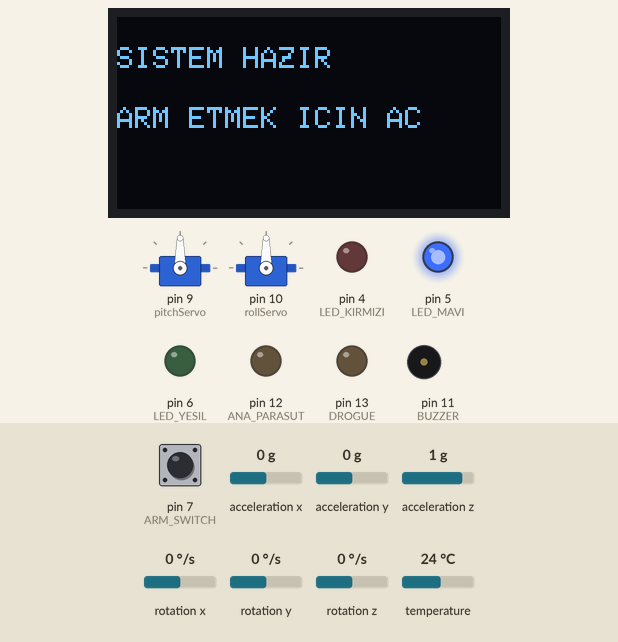
A sketch run on a simulated Arduino Mega 2560, built with avr-gcc and run on an emulated ATmega2560. Parts: 2 × servo, 128×64 one-colour display, output pins drawn as LEDs (lit = HIGH), buzzer (waves = sounding). The inputs (shaded band) are chosen by the test bench; at power-on: pin 7 (ARM_SWITCH) HIGH, acceleration x 0 g, acceleration y 0 g, acceleration z 1 g, rotation x 0 °/s, rotation y 0 °/s, rotation z 0 °/s, temperature 24 °C. Storage starts empty; what the sketch prints to the serial monitor is not drawn.

Above: at 2.7 s.
2.8 s: pin 7 (ARM_SWITCH) pulled LOW for 1 s
At 3.12 s:
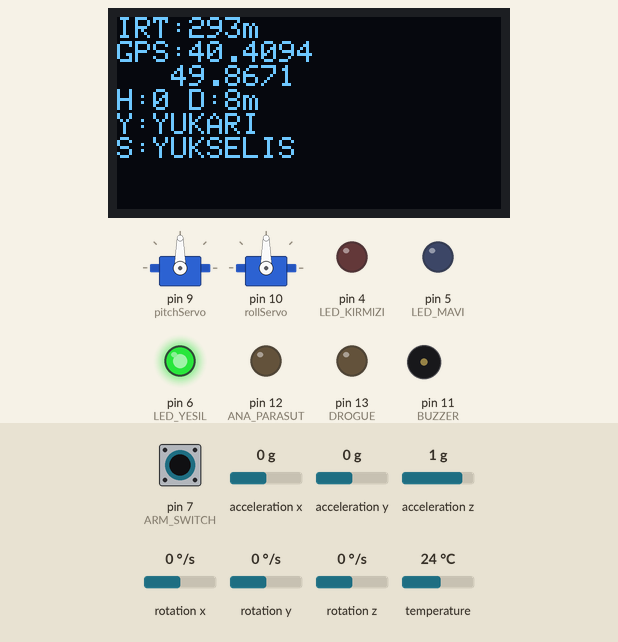
5.3 s: pin 7 (ARM_SWITCH) pulled LOW for 3.2 s
At 7.54 s:
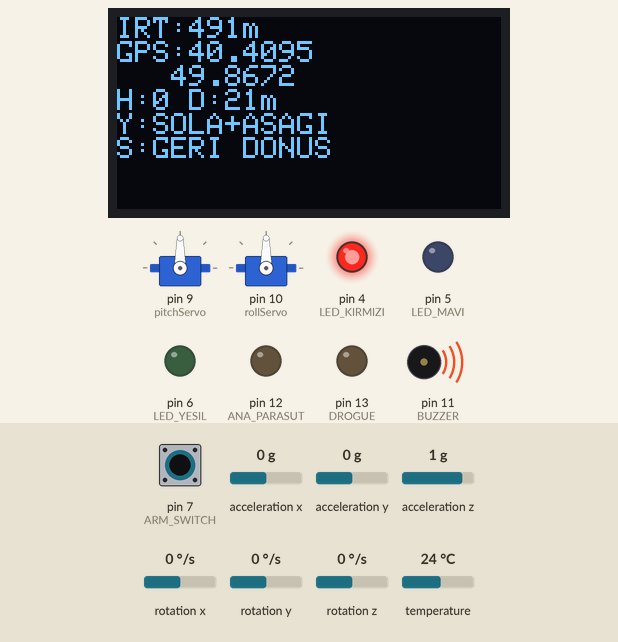
At 7.97 s:
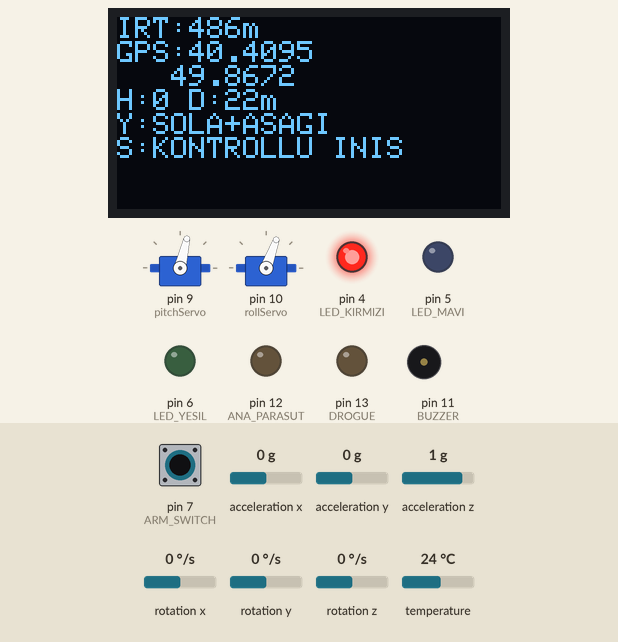
Timing chart, 0 to 10.1 s (numbered marks = the images above; inputs shaded):
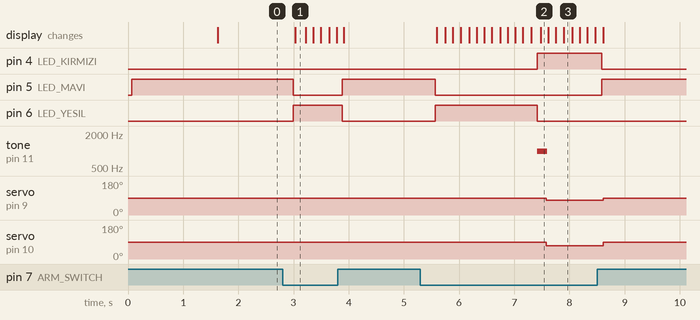

The sketch:

xe7_flight_computer.ino
```cpp
#include <Servo.h>

#include <Wire.h>

#include <SPI.h>

#include <SD.h>

#include <Adafruit_GFX.h>

#include <Adafruit_SSD1306.h>

#include <Adafruit_MPU6050.h>

#include <Adafruit_Sensor.h>

// =====================================================

// DONANIM

// =====================================================

#define SCREEN_WIDTH 128

#define SCREEN_HEIGHT 64

#define OLED_RESET -1

Adafruit_SSD1306 display(SCREEN_WIDTH, SCREEN_HEIGHT, &Wire, OLED_RESET);

Adafruit_MPU6050 mpu;

Servo pitchServo;

Servo rollServo;

// Pinler - DEVRE DEĞİŞMİYOR

const int LED_MAVI = 5;

const int LED_YESIL = 6;

const int LED_KIRMIZI = 4;

const int BUZZER = 11;

const int ANA_PARASUT = 12;

const int DROGUE = 13;

const int ARM_SWITCH = 7;

const int SD_CS = 53;

// =====================================================

// UÇUŞ PARAMETRELERİ

// =====================================================

const float MAX_IRTIFA = 492.0;

const unsigned long APOGEE_ZAMANI = 7360;

const unsigned long INIS_ZAMANI = 47600;

const float KONTROLLU_INIS_IRTIFA = 150.0;

// Wokwi için basit ulaşılabilirlik katsayısı

const float ERISIM_KATSAYISI = 0.15;

// =====================================================

// GPS

// =====================================================

const float BASLANGIC_LAT = 40.4093;

const float BASLANGIC_LNG = 49.8671;

float gpsLat = BASLANGIC_LAT;

float gpsLng = BASLANGIC_LNG;

// =====================================================

// GÜVENLİ HEDEFLER

// =====================================================

// Hedef 0 = fırlatma alanı

// Hedef 1 = güvenli alternatif A

// Hedef 2 = güvenli alternatif B

//

// Bunlar sadece Wokwi simülasyon koordinatlarıdır.

const int HEDEF_SAYISI = 3;

float hedefLat[HEDEF_SAYISI] = {

  40.4093,

  40.4098,

  40.4088

};

float hedefLng[HEDEF_SAYISI] = {

  49.8671,

  49.8675,

  49.8667

};

bool hedefGuvenli[HEDEF_SAYISI] = {

  true,

  true,

  true

};

// =====================================================

// SİSTEM DEĞİŞKENLERİ

// =====================================================

int secilenHedef = 0;

float hedefMesafe = 0;

float ulasilabilirMesafe = 0;

String durum = "HAZIR";

String yon = "DUZ";

bool apogee = false;

bool inisTamamlandi = false;

bool geriDonusMumkun = false;

bool alternatifHedef = false;

bool sdHazir = false;

unsigned long sonLog = 0;
bool csvHeaderPrinted = false;

// =====================================================

// IMU

// =====================================================

float ivmeX = 0;

float ivmeY = 0;

float ivmeZ = 0;

float toplamIvme = 0;

// =====================================================

// MESAFE

// =====================================================

float mesafeHesapla(

  float lat1,

  float lng1,

  float lat2,

  float lng2

) {

  float dLat = (lat2 - lat1) * 111000.0;

  float dLng = (lng2 - lng1) * 111000.0;

  return sqrt(

    dLat * dLat +

    dLng * dLng

  );

}

// =====================================================

// GPS SİMÜLASYONU

// =====================================================

void gpsGuncelle(unsigned long zaman) {

  float p =

    zaman / (float)INIS_ZAMANI;

  if (p > 1.0)

    p = 1.0;

  // Kontrollü yatay hareket simülasyonu

  gpsLat =

    BASLANGIC_LAT + 0.0010 * p;

  gpsLng =

    BASLANGIC_LNG + 0.0007 * p;

}

// =====================================================

// IMU OKU

// =====================================================

void imuOku() {

  sensors_event_t a;

  sensors_event_t g;

  sensors_event_t temp;

  mpu.getEvent(

    &a,

    &g,

    &temp

  );

  ivmeX = a.acceleration.x;

  ivmeY = a.acceleration.y;

  ivmeZ = a.acceleration.z;

  toplamIvme =

    sqrt(

      ivmeX * ivmeX +

      ivmeY * ivmeY +

      ivmeZ * ivmeZ

    );

}

// =====================================================

// LED KONTROL

// =====================================================

void ledleriAyarla(

  bool mavi,

  bool yesil,

  bool kirmizi

) {

  digitalWrite(LED_MAVI, mavi);

  digitalWrite(LED_YESIL, yesil);

  digitalWrite(LED_KIRMIZI, kirmizi);

}

// =====================================================

// BUZZER

// =====================================================

void bip() {

  tone(BUZZER, 1000, 180);

}

// =====================================================

// PARAŞÜT ÇIKIŞLARINI KAPAT

// =====================================================

// Devrede pinler korunuyor.

// Yeni simülasyonda ana geri dönüş sistemi

// paraşüte dayanmıyor.

void kurtarmaCikislariniKapat() {

  digitalWrite(ANA_PARASUT, LOW);

  digitalWrite(DROGUE, LOW);

}

// =====================================================

// YÖN HESAPLA

// =====================================================

void yonHesapla() {

  float latFark =

    hedefLat[secilenHedef] - gpsLat;

  float lngFark =

    hedefLng[secilenHedef] - gpsLng;

  yon = "";

  if (lngFark > 0.00003)

    yon += "SAGA";

  else if (lngFark < -0.00003)

    yon += "SOLA";

  if (latFark > 0.00003) {

    if (yon.length() > 0)

      yon += "+";

    yon += "YUKARI";

  }

  else if (latFark < -0.00003) {

    if (yon.length() > 0)

      yon += "+";

    yon += "ASAGI";

  }

  if (yon.length() == 0)

    yon = "HEDEF UZERINDE";

}

// =====================================================

// EN UYGUN ALTERNATİF HEDEF

// =====================================================

void alternatifHedefSec(

  float irtifa

) {

  ulasilabilirMesafe =

    irtifa * ERISIM_KATSAYISI;

  float enKisa = 999999;

  int bulunanHedef = -1;

  for (

    int i = 1;

    i < HEDEF_SAYISI;

    i++

  ) {

    if (!hedefGuvenli[i])

      continue;

    float mesafe =

      mesafeHesapla(

        gpsLat,

        gpsLng,

        hedefLat[i],

        hedefLng[i]

      );

    if (

      mesafe <= ulasilabilirMesafe &&

      mesafe < enKisa

    ) {

      enKisa = mesafe;

      bulunanHedef = i;

    }

  }

  if (bulunanHedef >= 0) {

    secilenHedef =

      bulunanHedef;

    hedefMesafe =

      enKisa;

    alternatifHedef = true;

    durum =

      "ALTERNATIF HEDEF";

  }

  else {

    // Güvenli alternatif bulunamazsa

    // en yakın güvenli bölge seçilir.

    float enYakin = 999999;

    for (

      int i = 1;

      i < HEDEF_SAYISI;

      i++

    ) {

      if (!hedefGuvenli[i])

        continue;

      float d =

        mesafeHesapla(

          gpsLat,

          gpsLng,

          hedefLat[i],

          hedefLng[i]

        );

      if (d < enYakin) {

        enYakin = d;

        secilenHedef = i;

      }

    }

    hedefMesafe =

      enYakin;

    alternatifHedef = true;

    durum =

      "GUVENLI BOLGE";

  }

}

// =====================================================

// GERİ DÖNÜŞ KARARI

// =====================================================

void geriDonusKarari(

  float irtifa

) {

  float merkezMesafesi =

    mesafeHesapla(

      gpsLat,

      gpsLng,

      BASLANGIC_LAT,

      BASLANGIC_LNG

    );

  ulasilabilirMesafe =

    irtifa * ERISIM_KATSAYISI;

  // Fırlatma alanına dönülebiliyorsa

  if (

    merkezMesafesi <=

    ulasilabilirMesafe

  ) {

    geriDonusMumkun = true;

    alternatifHedef = false;

    secilenHedef = 0;

    hedefMesafe =

      merkezMesafesi;

    durum =

      "GERI DONUS";

  }

  // Dönüş mümkün değilse

  else {

    geriDonusMumkun = false;

    alternatifHedefSec(

      irtifa

    );

  }

  yonHesapla();

}

// =====================================================

// SERVO KANATÇIK KONTROLÜ

// =====================================================

void kanatlariYonet() {

  float latFark =

    hedefLat[secilenHedef] - gpsLat;

  float lngFark =

    hedefLng[secilenHedef] - gpsLng;

  int pitch = 90;

  int roll = 90;

  // Sola / sağa

  if (lngFark > 0.00003)

    roll = 110;

  else if (lngFark < -0.00003)

    roll = 70;

  // Yukarı / aşağı

  if (latFark > 0.00003)

    pitch = 103;

  else if (latFark < -0.00003)

    pitch = 77;

  // Hedefe çok yaklaştığında

  if (hedefMesafe < 20) {

    pitch = 90;

    roll = 90;

  }

  pitchServo.write(pitch);

  rollServo.write(roll);

  yonHesapla();

}

// =====================================================

// OLED

// =====================================================

void ekranGoster(

  float irtifa

) {

  display.clearDisplay();

  display.setTextSize(1);

  display.setTextColor(

    SSD1306_WHITE

  );

  display.setCursor(0, 0);

  display.print("IRT:");

  display.print(irtifa, 0);

  display.println("m");

  display.print("GPS:");

  display.println(

    gpsLat,

    4

  );

  display.print("   ");

  display.println(

    gpsLng,

    4

  );

  display.print("H:");

  display.print(

    secilenHedef

  );

  display.print(" D:");

  display.print(

    hedefMesafe,

    0

  );

  display.println("m");

  display.print("Y:");

  display.println(yon);

  display.print("S:");

  display.println(durum);

  display.display();

}

// =====================================================

// İNİŞ EKRANI

// =====================================================

void inisEkrani() {

  display.clearDisplay();

  display.setTextSize(1);

  display.setTextColor(

    SSD1306_WHITE

  );

  display.setCursor(0, 5);

  display.println(

    "ROKET YERE INDI"

  );

  display.setCursor(0, 23);

  display.println(

    "HEDEF BOLGE"

  );

  display.setCursor(0, 41);

  display.println(

    "SISTEM DAYANDI"

  );

  display.display();

}

// =====================================================

// APOGEE

// =====================================================

void apogeeBaslat() {

  if (apogee)

    return;

  apogee = true;

  // Paraşüt çıkışları kapalı

  kurtarmaCikislariniKapat();

  ledleriAyarla(

    false,

    false,

    true

  );

  geriDonusKarari(

    MAX_IRTIFA

  );

  bip();

  Serial.println();

  Serial.println(

    "========== APOGEE =========="

  );

  Serial.print(

    "IRTIFA: "

  );

  Serial.println(

    MAX_IRTIFA

  );

  Serial.print(

    "HEDEF: "

  );

  Serial.println(

    secilenHedef

  );

  Serial.print(

    "MESAFE: "

  );

  Serial.print(

    hedefMesafe

  );

  Serial.println(

    " m"

  );

  if (geriDonusMumkun)

    Serial.println(

      "KARAR: GERI DONUS"

    );

  else

    Serial.println(

      "KARAR: ALTERNATIF HEDEF"

    );

}

// =====================================================

// KONTROLLÜ İNİŞ

// =====================================================

void kontrolluInis() {

  durum =

    "KONTROLLU INIS";

  ledleriAyarla(

    false,

    false,

    true

  );

  kanatlariYonet();

}

// =====================================================

// İNİŞ TAMAMLANDI

// =====================================================

void inisiBitir() {

  if (inisTamamlandi)

    return;

  inisTamamlandi = true;

  kurtarmaCikislariniKapat();

  pitchServo.write(90);

  rollServo.write(90);

  ledleriAyarla(

    false,

    true,

    false

  );

  durum =

    "INIS TAMAMLANDI";

  bip();

  Serial.println();

  Serial.println(

    "============================"

  );

  Serial.println(

    "     ROKET YERE INDI"

  );

  Serial.println(

    "     INIS TAMAMLANDI"

  );

  Serial.println(

    "     SISTEM DAYANDI"

  );

  Serial.println(

    "============================"

  );

  inisEkrani();

}

// =====================================================

// SD KART

// =====================================================

void sdLogla(

  unsigned long zaman,

  float irtifa

) {

  if (!sdHazir)

    return;

  File dosya =

    SD.open(

      "ucus.csv",

      FILE_WRITE

    );

  if (!dosya)

    return;

  dosya.print(zaman);

  dosya.print(",");

  dosya.print(irtifa, 1);

  dosya.print(",");

  dosya.print(gpsLat, 6);

  dosya.print(",");

  dosya.print(gpsLng, 6);

  dosya.print(",");

  dosya.print(secilenHedef);

  dosya.print(",");

  dosya.print(hedefMesafe, 1);

  dosya.print(",");

  dosya.print(yon);

  dosya.print(",");

  dosya.println(durum);

  dosya.close();

}

// =====================================================

// SETUP

// =====================================================

void setup() {

  Serial.begin(9600);

  // -------------------------

  // PINLER

  // -------------------------

  pinMode(

    LED_MAVI,

    OUTPUT

  );

  pinMode(

    LED_YESIL,

    OUTPUT

  );

  pinMode(

    LED_KIRMIZI,

    OUTPUT

  );

  pinMode(

    BUZZER,

    OUTPUT

  );

  pinMode(

    ANA_PARASUT,

    OUTPUT

  );

  pinMode(

    DROGUE,

    OUTPUT

  );

  pinMode(

    ARM_SWITCH,

    INPUT_PULLUP

  );

  // -------------------------

  // ÇIKIŞLAR

  // -------------------------

  kurtarmaCikislariniKapat();

  // -------------------------

  // SERVO

  // -------------------------

  pitchServo.attach(9);

  rollServo.attach(10);

  pitchServo.write(90);

  rollServo.write(90);

  // -------------------------

  // OLED

  // -------------------------

  if (

    !display.begin(

      SSD1306_SWITCHCAPVCC,

      0x3C

    )

  ) {

    Serial.println(

      "OLED HATA"

    );

  }

  // -------------------------

  // MPU6050

  // -------------------------

  if (!mpu.begin()) {

    Serial.println(

      "MPU6050 HATA"

    );

  } else {

    Serial.println(

      "MPU6050 HAZIR"

    );

  }

  // -------------------------

  // SD

  // -------------------------

  // SD KART
if (SD.begin(SD_CS)) {
  sdHazir = true;
  Serial.println("SD KART HAZIR");

  File dosya = SD.open("ucus.csv", FILE_WRITE);
  if (dosya) {
    if (dosya.size() == 0) {
      dosya.println("Zaman,Irtifa,Lat,Lng,Hedef,Mesafe,Yon,Durum");
    }
    dosya.close();
    Serial.println("ucus.csv HAZIR");
  } else {
    Serial.println("HATA: ucus.csv ACILMADI");
  }
} else {
  sdHazir = false;
  Serial.println("HATA: SD KART BASLATILAMADI");
}

// BAŞLANGIÇ LED

  // -------------------------

  ledleriAyarla(

    true,

    false,

    false

  );

  display.clearDisplay();

  display.setTextSize(1);

  display.setTextColor(

    SSD1306_WHITE

  );

  display.setCursor(0, 10);

  display.println(

    "AZROKSAN ROKET"

  );

  display.setCursor(0, 28);

  display.println(

    "OTONOM SISTEM"

  );

  display.setCursor(0, 46);

  display.println(

    "SISTEM HAZIR"

  );

  display.display();

  delay(1500);

}

// =====================================================

// LOOP

// =====================================================

void loop() {

  // ===================================================

  // ARM KAPALI

  // ===================================================

  if (

    digitalRead(ARM_SWITCH)

    == HIGH

  ) {

    ledleriAyarla(

      true,

      false,

      false

    );

    kurtarmaCikislariniKapat();

    pitchServo.write(90);

    rollServo.write(90);

    display.clearDisplay();

    display.setTextSize(1);

    display.setTextColor(

      SSD1306_WHITE

    );

    display.setCursor(0, 10);

    display.println(

      "SISTEM HAZIR"

    );

    display.setCursor(0, 30);

    display.println(

      "ARM ETMEK ICIN AC"

    );

    display.display();

    delay(250);

    return;

  }

  // ===================================================

  // İNİŞ BİTTİ

  // ===================================================

  if (inisTamamlandi) {

    pitchServo.write(90);

    rollServo.write(90);

    kurtarmaCikislariniKapat();

    ledleriAyarla(

      false,

      true,

      false

    );

    inisEkrani();

    delay(1000);

    return;

  }

  // ===================================================

  // ZAMAN

  // ===================================================

  unsigned long zaman =

    millis();

  unsigned long t =

    zaman;

  if (t >= INIS_ZAMANI)

    t = INIS_ZAMANI;

  // ===================================================

  // İRTİFA

  // ===================================================

  float irtifa;

  if (

    t <= APOGEE_ZAMANI

  ) {

    float p =

      t /

      (float)APOGEE_ZAMANI;

    irtifa =

      MAX_IRTIFA *

      sin(

        p * PI / 2.0

      );

  } else {

    float p =

      (

        t - APOGEE_ZAMANI

      )

      /

      (float)(

        INIS_ZAMANI -

        APOGEE_ZAMANI

      );

    if (p > 1.0)

      p = 1.0;

    irtifa =

      MAX_IRTIFA *

      (1.0 - p);

  }

  if (irtifa < 0)

    irtifa = 0;

  // ===================================================

  // SENSÖRLER

  // ===================================================

  gpsGuncelle(t);

  imuOku();

  // ===================================================

  // YÜKSELİŞ

  // ===================================================

  if (

    t < APOGEE_ZAMANI

  ) {

    durum =

      "YUKSELIS";

    ledleriAyarla(

      false,

      true,

      false

    );

    kurtarmaCikislariniKapat();

    pitchServo.write(90);

    rollServo.write(90);

    secilenHedef = 0;

    hedefMesafe =

      mesafeHesapla(

        gpsLat,

        gpsLng,

        BASLANGIC_LAT,

        BASLANGIC_LNG

      );

    yon =

      "YUKARI";

    ekranGoster(

      irtifa

    );

  }

  // ===================================================

  // APOGEE

  // ===================================================

  else if (

    !apogee

  ) {

    apogeeBaslat();

    ekranGoster(

      irtifa

    );

  }

  // ===================================================

  // İNİŞ

  // ===================================================

  else {

    // 150 m üstü:

    // otonom yönlendirme

    if (

      irtifa >

      KONTROLLU_INIS_IRTIFA

    ) {

      geriDonusKarari(

        irtifa

      );

      kontrolluInis();

      ekranGoster(

        irtifa

      );

    }

    // 150 m ve altı:

    // kontrollü son yaklaşma

    else if (

      irtifa > 0

    ) {

      kontrolluInis();

      ekranGoster(

        irtifa

      );

    }

    // 0 m:

    // iniş tamamlandı

    else {

      inisiBitir();

    }

  }

  // ===================================================

  // CSV TELEMETRIYA: SD karta ve Serial Monitor'a yaz
if (millis() - sonLog >= 500) {
  sonLog = millis();

  // SD karta kaydet
  sdLogla(t, irtifa);

  // CSV basligini Serial Monitor'da bir kez yaz
  if (!csvHeaderPrinted) {
    Serial.println("Zaman,Irtifa,Lat,Lng,Hedef,Mesafe,Yon,Durum");
    csvHeaderPrinted = true;
  }

  // CSV satiri
  Serial.print(t);
  Serial.print(",");
  Serial.print(irtifa, 1);
  Serial.print(",");
  Serial.print(gpsLat, 6);
  Serial.print(",");
  Serial.print(gpsLng, 6);
  Serial.print(",");
  Serial.print(secilenHedef);
  Serial.print(",");
  Serial.print(hedefMesafe, 1);
  Serial.print(",");
  Serial.print(yon);
  Serial.print(",");
  Serial.println(durum);
}

delay(100);

}
```

Measured:
- after the input at 2.8 s, pin 5 (LED_MAVI): HIGH → LOW after 0.20 s, → HIGH 0.89 s later; pin 6 (LED_YESIL): LOW → HIGH after 0.20 s, → LOW 0.89 s later; the display: changes after 0.23 s (image 1)
- after the input at 5.3 s, pin 4 (LED_KIRMIZI): LOW → HIGH after 2.1 s, → LOW 1.2 s later; pin 5 (LED_MAVI): HIGH → LOW after 0.26 s, → HIGH 3.0 s later
